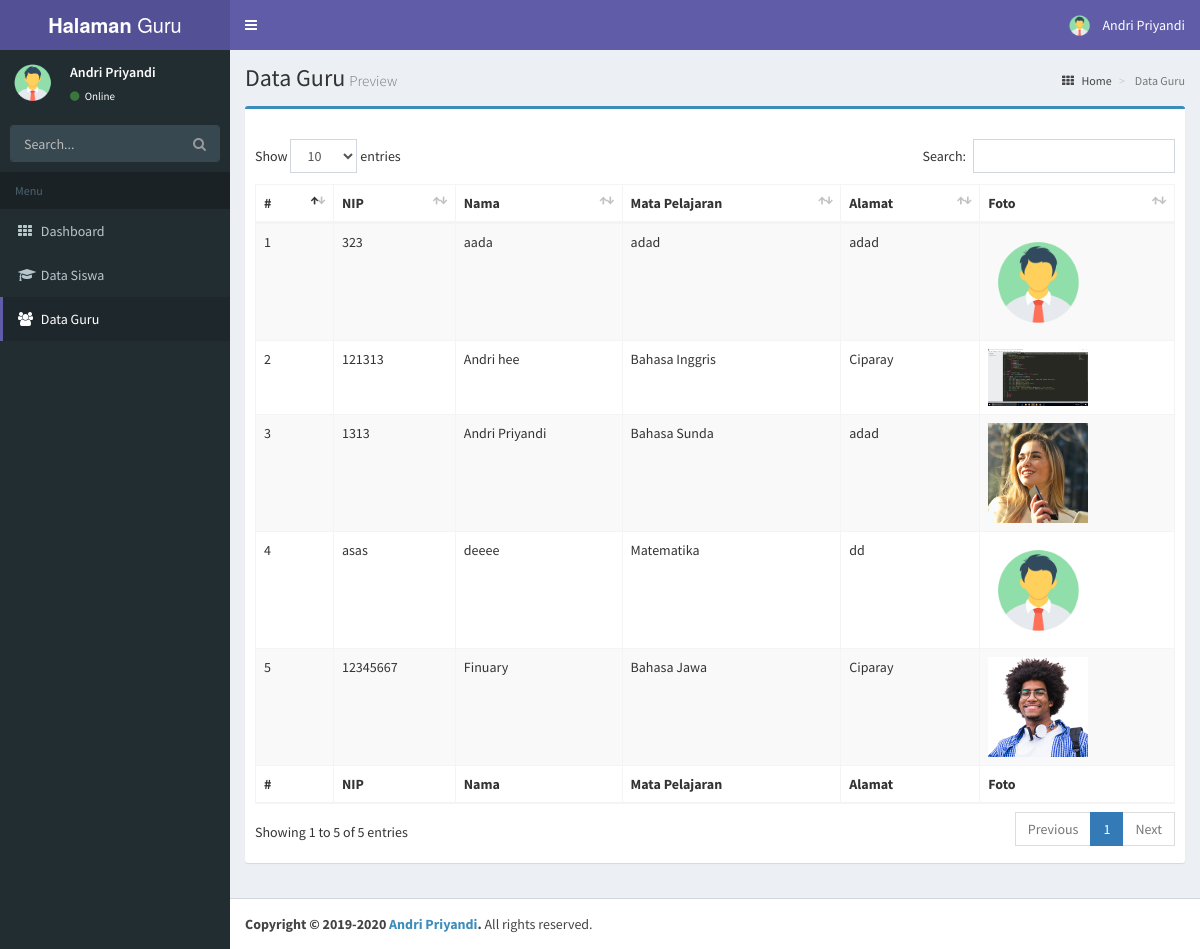
Page /dashboard/guru/list_guru.php (signed in) on the committed database.
### tables this page shows
CREATE TABLE `user` (
  `id` int(11) NOT NULL,
  `nama` varchar(100) NOT NULL,
  `username` varchar(100) NOT NULL,
  `password` varchar(100) NOT NULL,
  `level` varchar(100) NOT NULL,
  `foto` varchar(255) NOT NULL
);

CREATE TABLE `guru` (
  `id` int(11) NOT NULL,
  `nip` varchar(255) NOT NULL,
  `nama` varchar(255) NOT NULL,
  `mataPelajaran` varchar(255) NOT NULL,
  `alamat` varchar(255) NOT NULL,
  `foto` varchar(255) NOT NULL
);

### dashboard/guru/list_guru.php (the view, shortened to what this page needs)
<?php $page = "DataGuru" ?>
<?php include "_partials/meta.php"; ?>
<?php include "_partials/head.php"; ?>
<?php include "_partials/sidebar.php"; ?>
    <div class="wrapper">
      <div class="content-wrapper">
        <section class="content-header">
          <h1>Data Guru<small>Preview</small></h1>
          <ol class="breadcrumb">
            <li><a href="index.php"><i class="fa fa-th"></i> Home</a></li>
            <li class="active"> Data Guru</li>
          </ol>
        </section>
        <section class="content">
          <div class="row">
            <div class="col-xs-12">
              <div class="box box-primary">
                <div class="box-header">
                </div>
                <div class="box-body table-responsive">
                  <table id="guru" class="table table-bordered table-striped">
                    <thead>
                      <tr>
                        <th>#</th>
                        <th>NIP</th>
                        <th>Nama</th>
                        <th>Mata Pelajaran</th>
                        <th>Alamat</th>
                        <th>Foto</th>
                      </tr>
                    </thead>
                    <tbody>
                      <?php
                      include '../conf/koneksi.php';
                      $id = 0;
                      $sql = mysqli_query($koneksi,"SELECT * FROM guru ORDER BY nama ASC");
                      while($data = mysqli_fetch_array($sql))
                      {
                        $id++;
                      ?>
                      <tr>
                        <td><?= $id ?></td>
                        <td><?= $data['nip']; ?></td>
                        <td><?= $data['nama']; ?></td>
                        <td><?= $data['mataPelajaran']; ?></td>
                        <td><?= $data['alamat']; ?></td>
                        <td><img src="../admin/proses/images/<?= $data['foto']; ?>" width="100"></td>
                        <?php } ?>
                      </tr>
                      </tbody>
                      <tfoot>
                        <tr>
                          <th>#</th>
                          <th>NIP</th>
                          <th>Nama</th>
                          <th>Mata Pelajaran</th>
                          <th>Alamat</th>
                          <th>Foto</th>
                        </tr>
                      </tfoot>
                  </table>
                </div>
              </div>
            </div>
          </div>
        </section>
      </div>
      <?php include "_partials/footer.php"; ?>
    </div>
  </body>
</html>

### dashboard/guru/_partials/head.php (shortened to what this page needs)
<header class="main-header">
  <a href="index2.html" class="logo">
    <span class="logo-lg"><b>Halaman</b> Guru</span>
  </a>
  <nav class="navbar navbar-static-top" role="navigation">
    <a href="#" class="sidebar-toggle" data-toggle="offcanvas" role="button">
    </a>
    <div class="navbar-custom-menu">
      <ul class="nav navbar-nav">
        <li class="dropdown user user-menu">
          <a href="#" class="dropdown-toggle" data-toggle="dropdown">
            <img src="../admin/proses/images/<?= $data['foto']  ?>" class="user-image" alt="User Image"/>
            <span class="hidden-xs"><?php echo $data['nama']; ?></span>
          </a>
        </li>
      </ul>
    </div>
  </nav>
</header>

### dashboard/guru/_partials/sidebar.php
<aside class="main-sidebar">
  <section class="sidebar">
    <div class="user-panel">
      <div class="pull-left image">
        <img src="../admin/proses/images/<?= $data['foto']  ?>" class="img-circle" alt="User Image" />
      </div>
      <div class="pull-left info">
        <p><?php echo $data['nama']; ?></p>
        <a href="#"><i class="fa fa-circle text-success"></i> Online</a>
      </div>
    </div>
     <form action="#" method="get" class="sidebar-form">
       <div class="input-group">
         <input type="text" name="q" class="form-control" placeholder="Search..."/>
         <span class="input-group-btn">
           <button type='submit' name='search' id='search-btn' class="btn btn-flat"><i class="fa fa-search"></i></button>
         </span>
       </div>
     </form>
    <ul class="sidebar-menu">
      <li class="header">Menu</li>
      <li class="<?php if($page == 'Home'){ echo 'active'; } ?>">
        <a href="index.php">
          <i class="fa fa-th"></i> <span>Dashboard</span>
        </a>
      </li>
      <li class="<?php if($page == 'DataSiswa'){ echo 'active'; } ?>">
        <a href="list_siswa.php">
          <i class="fa fa-mortar-board"></i>
          <span>Data Siswa</span>
        </a>
      </li>
      <li class="<?php if($page == 'DataGuru'){ echo 'active'; } ?>">
        <a href="list_guru.php">
          <i class="fa fa-group"></i> <span>Data Guru</span>
        </a>
      </li>
  </section>
</aside>

### rows in the picture
user: foto (picture), nama "Andri Priyandi"
guru: nip "323", nama "aada", mataPelajaran "adad", alamat "adad", foto (picture)
guru: nip "121313", nama "Andri hee", mataPelajaran "Bahasa Inggris", alamat "Ciparay", foto (picture)
guru: nip "1313", nama "Andri Priyandi", mataPelajaran "Bahasa Sunda", alamat "adad", foto (picture)
guru: nip "asas", nama "deeee", mataPelajaran "Matematika", alamat "dd", foto (picture)
guru: nip "12345667", nama "Finuary", mataPelajaran "Bahasa Jawa", alamat "Ciparay", foto (picture)
